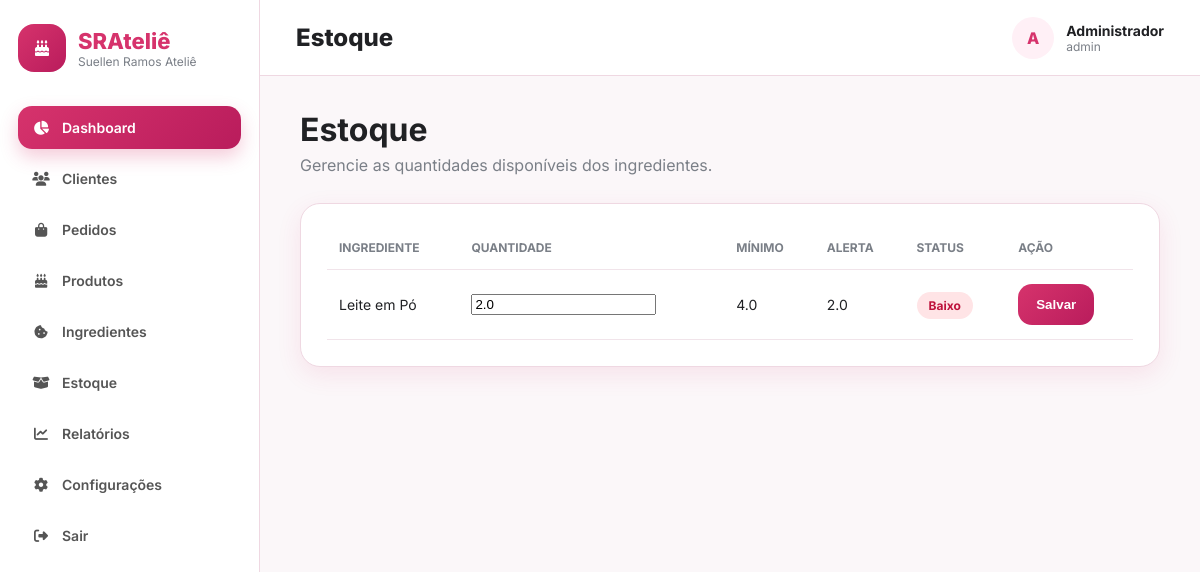
The app's page /estoque (signed in) with its own data.
### models.py (models this page shows, shortened)
class Estoque(db.Model):
    id = db.Column(db.Integer, primary_key=True)
    ingrediente_id = db.Column(db.Integer, db.ForeignKey('ingrediente.id'))
    quantidade = db.Column(db.Float, default=0)
    quantidade_minima = db.Column(db.Float, default=0)
    quantidade_alerta = db.Column(db.Float, default=0)
    atualizado_em = db.Column(db.DateTime, default=datetime.utcnow)
    def status(self):
        if self.quantidade <= self.quantidade_minima:
            return 'Baixo'
        elif self.quantidade <= self.quantidade_alerta:
            return 'Atenção'
        return 'OK'

class Ingrediente(db.Model):
    id = db.Column(db.Integer, primary_key=True)
    nome = db.Column(db.String(100), nullable=False)
    unidade = db.Column(db.String(20))
    preco_unitario = db.Column(db.Float)
    estoque = db.relationship('Estoque', backref='ingrediente', uselist=False)

### app.py (the view)
@app.route('/estoque')
@login_required
def estoque():
    return render_template('estoque.html', itens=Estoque.query.all())

### app.py (called while the page is built)
def login_required(f):
    @wraps(f)
    def decorated(*args, **kwargs):
        if 'logged_in' not in session:
            return redirect(url_for('login'))
        return f(*args, **kwargs)
    return decorated

### templates/estoque.html (shortened to what this page needs)
{% extends "base.html" %}
{% block title %}Estoque{% endblock %}
{% block content %}
<div class="page-head">
    <div>
        <h1>Estoque</h1>
        <p>Gerencie as quantidades disponíveis dos ingredientes.</p>
    </div>
</div>
<div class="card">
    <div class="card-body">
        <table>
            <thead>
                <tr>
                    <th>Ingrediente</th>
                    <th>Quantidade</th>
                    <th>Mínimo</th>
                    <th>Alerta</th>
                    <th>Status</th>
                    <th>Ação</th>
                </tr>
            </thead>
            <tbody>
                {% for item in itens %}
                <tr>
                    <td>{{ item.ingrediente.nome }}</td>
                    <td>
                        <input type="number" step="0.01" id="qtd{{ item.id }}" value="{{ item.quantidade }}">
                    </td>
                    <td>{{ item.quantidade_minima }}</td>
                    <td>{{ item.quantidade_alerta }}</td>
                    <td>
                        {% if item.status() == "Baixo" %}
                            <span class="badge danger">Baixo</span>
                        {% elif item.status() == "Atenção" %}
                            <span class="badge warning">Atenção</span>
                        {% else %}
                            <span class="badge success">OK</span>
                        {% endif %}
                    </td>
                    <td>
                        <button class="btn-primary" onclick="atualizarEstoque({{ item.id }})">
                            Salvar
                        </button>
                    </td>
                </tr>
                {% endfor %}
            </tbody>
        </table>
    </div>
</div>
{% endblock %}

### static/css/style.css (style rules this page uses)
:root { --pink: #d6336c; --pink-dark: #b91c5c; --pink-light: #fff0f6; --bg: #fbf7f9; --white: #fff; --text: #202124; --muted: #7a7f87; --border: #efd8e2; --shadow: 0 8px 24px rgba(214, 51, 108, .10); }
* { box-sizing: border-box; }
body { margin: 0; font-family: 'Inter', sans-serif; background: var(--bg); color: var(--text); }
.stat-card, .card { background: var(--white); border: 1px solid var(--border); border-radius: 20px; box-shadow: var(--shadow); }
.card-body { padding: 22px 26px 26px; }
table { width: 100%; border-collapse: collapse; }
th, td { text-align: left; padding: 14px 12px; border-bottom: 1px solid #f1e4ea; font-size: 14px; }
th { color: var(--muted); font-size: 12px; text-transform: uppercase; }
.badge { padding: 6px 12px; border-radius: 999px; font-size: 12px; font-weight: 700; }
.danger { background: #ffe4e6; color: #be123c; }
.nav-item, .stat-card, .card, .date-pill, .btn-login { transition: all 0.25s ease; }
tbody tr { transition: 0.2s ease; }
.card { transition: 0.3s ease !important; }
.page-head { display: flex; justify-content: space-between; align-items: center; margin-bottom: 28px; }
.page-head h1 { margin: 0; font-size: 32px; }
.page-head p { color: var(--muted); margin: 6px 0 0; }
.btn-primary { border: none; background: linear-gradient(135deg, var(--pink), var(--pink-dark)); color: white; padding: 13px 18px; border-radius: 14px; font-weight: 700; cursor: pointer; }

### records on screen
Estoque: ingrediente.nome "Leite em Pó", quantidade "2.0", quantidade_minima "4.0", quantidade_alerta "2.0", shows "Baixo"
